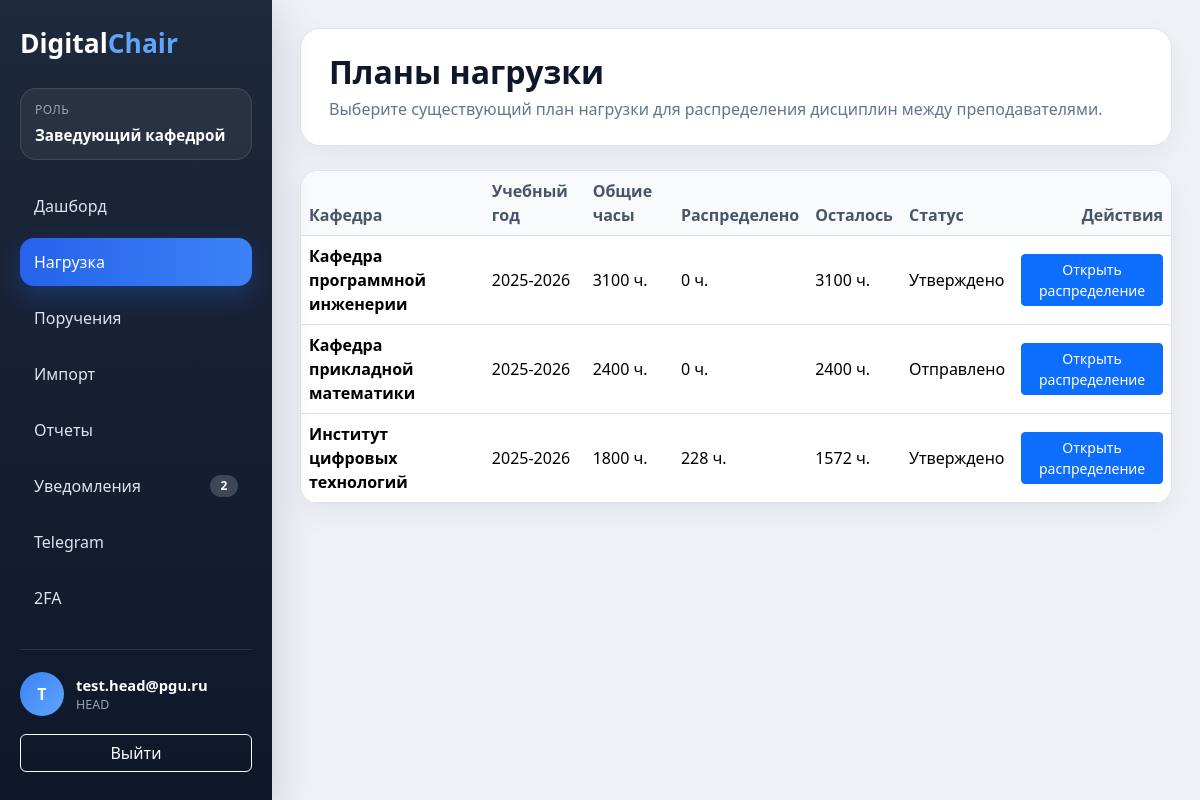
The page /workload/ (signed in) on the database its author committed.
### apps/users/models.py (models this page shows, shortened)
class User(AbstractUser):
    class Roles(models.TextChoices):
        ADMIN = 'ADMIN', 'Администратор'
        HEAD = 'HEAD', 'Заведующий кафедрой'
        TEACHER = 'TEACHER', 'Преподаватель'
        STUDENT = 'STUDENT', 'Студент'
        STUDY_MASTER = 'STUDY_MASTER', 'Учебный мастер'
    username = models.CharField(
        max_length=150,
        unique=True
    )
    email = models.EmailField(
        unique=True
    )
    role = models.CharField(
        max_length=30,
        choices=Roles.choices,
        default=Roles.TEACHER
    )
    phone = models.CharField(
        max_length=20,
        blank=True,
        null=True
    )
    telegram_id = models.CharField(
        max_length=100,
        blank=True,
        null=True
    )
    telegram_bind_code = models.CharField(
        max_length=20,
        blank=True,
        null=True
    )
    telegram_bind_code_created_at = models.DateTimeField(
        blank=True,
        null=True
    )
    is_2fa_enabled = models.BooleanField(
        default=False
    )
    totp_secret = models.CharField(
        max_length=64,
        blank=True,
        null=True
    )
    USERNAME_FIELD = 'email'
    REQUIRED_FIELDS = []
    objects = UserManager()

### apps/core/models.py (models this page shows, shortened)
class WorkloadPlan(models.Model):
    class Statuses(models.TextChoices):
        DRAFT = 'DRAFT', 'Черновик'
        SUBMITTED = 'SUBMITTED', 'Отправлено'
        APPROVED = 'APPROVED', 'Утверждено'
        RETURNED = 'RETURNED', 'Возвращено'
    кафедра = models.CharField(
        max_length=255
    )
    total_hours = models.IntegerField()
    academic_year = models.CharField(
        max_length=50
    )
    status = models.CharField(
        max_length=30,
        choices=Statuses.choices,
        default=Statuses.DRAFT
    )
    created_at = models.DateTimeField(
        auto_now_add=True
    )
    approved_at = models.DateTimeField(
        blank=True,
        null=True
    )

### apps/core/views.py (the view)
@login_required(login_url='/login/')
@head_required
@never_cache
def workload_view(request):
    plan_rows = []
    for plan in WorkloadPlan.objects.all().order_by('-created_at'):
        distributed_hours, remaining_hours = get_plan_hours(plan)
        plan_rows.append({
            'plan': plan,
            'distributed_hours': distributed_hours,
            'remaining_hours': remaining_hours
        })
    return render(
        request,
        'workload/workload.html',
        {
            'plan_rows': plan_rows
        }
    )

### apps/core/views.py (called while the page is built)
def is_head(user):
    return user.is_authenticated and user.role == 'HEAD'

def get_plan_hours(plan):
    distributed_hours = plan.assignments.aggregate(
        total=Sum('assigned_hours')
    )['total'] or 0
    remaining_hours = plan.total_hours - distributed_hours
    return distributed_hours, remaining_hours

### templates/workload/workload.html (shortened to what this page needs)
{% extends 'base/base.html' %}
{% block page_title %}Планы нагрузки{% endblock %}
{% block page_subtitle %}
    <p class="app-page-subtitle">Выберите существующий план нагрузки для распределения дисциплин между преподавателями.</p>
{% endblock %}
{% block content %}
    <div class="table-card">
        <div class="table-responsive">
            <table class="table align-middle">
                <thead>
                <tr>
                    <th>Кафедра</th>
                    <th>Учебный год</th>
                    <th>Общие часы</th>
                    <th>Распределено</th>
                    <th>Осталось</th>
                    <th>Статус</th>
                    <th class="text-end">Действия</th>
                </tr>
                </thead>
                <tbody>
                {% for row in plan_rows %}
                    <tr>
                        <td class="fw-semibold">{{ row.plan.кафедра }}</td>
                        <td>{{ row.plan.academic_year }}</td>
                        <td>{{ row.plan.total_hours }} ч.</td>
                        <td>{{ row.distributed_hours }} ч.</td>
                        <td>{{ row.remaining_hours }} ч.</td>
                        <td>{{ row.plan.get_status_display }}</td>
                        <td class="text-end">
                            <a href="/workload/plans/{{ row.plan.id }}/" class="btn btn-sm btn-primary">Открыть распределение</a>
                        </td>
                    </tr>
                {% empty %}
                    <tr>
                        <td colspan="7" class="text-center text-muted py-4">Планы нагрузки пока не созданы.</td>
                    </tr>
                {% endfor %}
                </tbody>
            </table>
        </div>
    </div>
{% endblock %}

### templates/base/base.html (shortened to what this page needs)
<!DOCTYPE html>
<html lang="ru">
<head>
    <link href="https://cdn.jsdelivr.net/npm/bootstrap@5.3.3/dist/css/bootstrap.min.css"
          rel="stylesheet">
</head>
<body>
{% if request.user.is_authenticated %}
    <div class="app-shell">
        <aside class="app-sidebar">
            <h1 class="app-logo">Digital<span>Chair</span></h1>
            <div class="app-role">
                <span class="app-role-label">Роль</span>
                <span class="app-role-value">{{ ui_role_label }}</span>
            </div>
            <nav class="app-nav">
                {% for item in ui_navigation_items %}
                    <a href="{{ item.url }}"
                       class="app-nav-link{% if item.is_active %} active{% endif %}">
                        <span>{{ item.label }}</span>
                        {% if item.badge %}
                            <span class="app-nav-badge">{{ item.badge }}</span>
                        {% endif %}
                    </a>
                {% endfor %}
            </nav>
            <div class="app-sidebar-footer">
                <div class="app-user">
                    <div class="app-user-avatar">
                        {{ request.user.email|first|upper }}
                    </div>
                    <div>
                        <div class="app-user-email">{{ request.user.email }}</div>
                        <div class="app-user-role">{{ request.user.role }}</div>
                    </div>
                </div>
                <a href="/logout/" class="btn btn-outline-light w-100">Выйти</a>
            </div>
        </aside>
        <main class="app-main">
            <header class="app-page-header">
                <div>
                    <h1 class="app-page-title">{% block page_title %}DigitalChair{% endblock %}</h1>
                    {% block page_subtitle %}{% endblock %}
                </div>
            </header>
            {% block content %}{% endblock %}
        </main>
    </div>
{% else %}
    {% block anonymous_content %}{% endblock %}
{% endif %}
</body>
</html>

### rows shown on the page
User: user.email|first "T", user.email "test.head@pgu.ru", user.role "HEAD"
WorkloadPlan: plan.кафедра "Кафедра программной инженерии", plan.academic_year "2025-2026", plan.total_hours "3100", distributed_hours "0", remaining_hours "3100", plan.status "Утверждено"
WorkloadPlan: plan.кафедра "Кафедра прикладной математики", plan.academic_year "2025-2026", plan.total_hours "2400", distributed_hours "0", remaining_hours "2400", plan.status "Отправлено"
WorkloadPlan: plan.кафедра "Институт цифровых технологий", plan.academic_year "2025-2026", plan.total_hours "1800", distributed_hours "228", remaining_hours "1572", plan.status "Утверждено"

### other values the page prints
{{ ui_role_label }} "Заведующий кафедрой"
{{ item.label }} "Дашборд" "Нагрузка" "Поручения" "Импорт" "Отчеты" "Уведомления" "Telegram" "2FA"
{{ item.badge }} "2"
